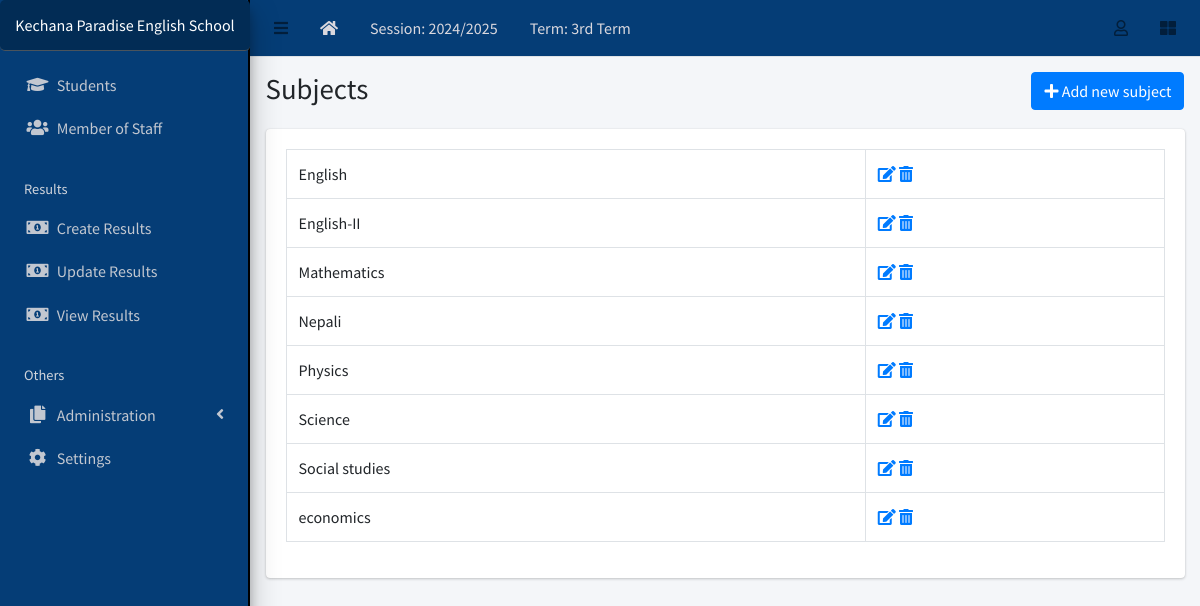
The app's page /subject/list/ (signed in) with its own data.
### apps/corecode/models.py (models this page shows, shortened)
class AcademicSession(models.Model):
    name = models.CharField(max_length=200, unique=True)
    current = models.BooleanField(default=True)
    class Meta:
        ordering = ["-name"]

class AcademicTerm(models.Model):
    name = models.CharField(max_length=20, unique=True)
    current = models.BooleanField(default=True)
    class Meta:
        ordering = ["name"]

class SiteConfig(models.Model):
    key = models.SlugField()
    value = models.CharField(max_length=200)

class Subject(models.Model):
    name = models.CharField(max_length=200, unique=True)
    class Meta:
        ordering = ["name"]
    def __str__(self):
        return self.name

### apps/corecode/views.py (the view)
# urls.py: path("subject/list/", SubjectListView.as_view(), name="subjects"),
class SubjectListView(LoginRequiredMixin, SuccessMessageMixin, ListView):
    model = Subject
    template_name = "corecode/subject_list.html"
    def get_context_data(self, **kwargs):
        context = super().get_context_data(**kwargs)
        context["form"] = SubjectForm()
        return context

### apps/corecode/context_processors.py (called while the page is built)
def site_defaults(request):
    current_session = AcademicSession.objects.get(current=True)
    current_term = AcademicTerm.objects.get(current=True)
    vals = SiteConfig.objects.all()
    contexts = {
        "current_session": current_session.name,
        "current_term": current_term.name,
    }
    for val in vals:
        contexts[val.key] = val.value
    return contexts

### apps/corecode/templates/corecode/subject_list.html (shortened to what this page needs)
{% extends 'base.html' %}
{% load widget_tweaks %}
{% block title %}
Subjects
{% endblock title %}
{% block breadcrumb %}
  <a class="btn btn-primary" href="#" data-toggle="modal" data-target="#modal1">
    <i class="fa fa-plus"></i>
    Add new subject
  </a>
{% endblock breadcrumb %}
{% block content %}
  <div class="row">
    <div class="col-sm-12">
        <table class="table table-bordered">
          <tbody>
            {% for object in object_list %}
            <tr>
              <td>{{ object }}</td>
              <td><a href="{% url 'subject-update' object.id %}"><i
                    class="fa fa-edit"></i></a> <a
                  href="{% url 'subject-delete' object.id %}"><i
                    class="fa fa-trash-alt"></i></a></td>
            </tr>
            {% endfor %}
          </tbody>
        </table>
    </div>
  </div>
{% endblock content %}

### templates/base.html (shortened to what this page needs)
{% load static %}
<!DOCTYPE html>
<html lang="en">
<head>
  <link rel="stylesheet" href="{% static 'plugins/fontawesome-free/css/all.min.css' %}">
  <link rel="stylesheet" href="{% static 'plugins/toastr/toastr.min.css' %}">
  <link rel="stylesheet"
    href="{% static 'plugins/overlayScrollbars/css/OverlayScrollbars.min.css' %}">
  <link rel="stylesheet" href="{% static 'plugins/Datatables/datatables.min.css' %}" />
  <link rel="stylesheet" href="{% static 'dist/css/adminlte.min.css' %}">
<link rel="stylesheet" href="https://cdn.datatables.net/buttons/2.2.3/css/buttons.dataTables.min.css" />
</head>
<body
  class="hold-transition sidebar-mini layout-fixed layout-navbar-fixed layout-footer-fixed">
  <div class="wrapper">
    <nav class="main-header navbar navbar-expand navbar-white navbar-light">
      <ul class="navbar-nav">
        <li class="nav-item">
          <a class="nav-link" data-widget="pushmenu" href="#" role="button"><i
              class="fas fa-bars"></i></a>
        </li>
        <li class="nav-item d-none d-sm-inline-block">
          <a href="{% url 'home' %} " class="nav-link" style="color: rgb(218, 216, 222);"><i class="fa fa-home"></i></a>
        </li>
        <li class="nav-item d-none d-sm-inline-block">
          <a href="{% url 'current-session' %}" class="nav-link" style="color: rgb(218, 216, 222);">Session: {{ current_session }}</a>
        </li>
        <li class="nav-item d-none d-sm-inline-block">
          <a href="{% url 'current-session' %}" class="nav-link" style="color: rgb(218, 216, 222);">Term: {{ current_term }}</a>
        </li>
      </ul>
      <ul class="navbar-nav ml-auto" style="color: rgb(218, 216, 222);">
        <li class="nav-item dropdown">
          <a class="nav-link" data-toggle="dropdown" href="#">
            <i class="far fa-user"></i>
          </a>
        </li>
        <li class="nav-item">
          <a class="nav-link" data-widget="control-sidebar" data-slide="true"
            href="#" role="button"><i class="fas fa-th-large"></i></a>
        </li>
      </ul>
    </nav>
    <aside class="main-sidebar sidebar-dark-primary elevation-4" >
      <a href="{% url 'home' %}" class="brand-link" style="background-color:rgb(2, 44, 85); color: white; padding: 13px; text-align: center; border-radius: 5px; font-size: 16px;">
        {{ school_name | default:"MySchool" }}
      </a>
      <div class="sidebar">
        <nav class="mt-2">
          <ul class="nav nav-pills nav-sidebar flex-column"
            data-widget="treeview" role="menu" data-accordion="false">
            <li class="nav-item">
              <a href="{% url 'student-list' %}" class="nav-link">
                <i class="nav-icon fas fa-graduation-cap"></i>
                <p>
                  Students
                </p>
              </a>
            </li>
            <li class="nav-item">
              <a href="{% url 'staff-list' %}" class="nav-link">
                <i class="nav-icon fas fa-users"></i>
                <p>
                  Member of Staff
                </p>
              </a>
            </li>
            <li class="nav-header">Results</li>
            <li class="nav-item">
              <a href="{% url 'create-result' %}" class="nav-link">
                <i class="nav-icon fas fa-money-bill-alt"></i>
                <p>
                  Create Results
                </p>
              </a>
            </li>
            <li class="nav-item">
              <a href="{% url 'edit-results' %}" class="nav-link">
                <i class="nav-icon fas fa-money-bill-alt"></i>
                <p>
                  Update Results
                </p>
              </a>
            </li>
            <li class="nav-item">
              <a href="{% url 'view-results' %}" class="nav-link">
                <i class="nav-icon fas fa-money-bill-alt"></i>
                <p>
                  View Results
                </p>
              </a>
            </li>
            <li class="nav-header">Others</li>
            <li class="nav-item has-treeview">
              <a href="#" class="nav-link">
                <i class="nav-icon fas fa-copy"></i>
                <p>
                  Administration
                  <i class="fas fa-angle-left right"></i>
                </p>
              </a>
            </li>
            <li class="nav-item">
              <a href="{% url 'configs' %}" class="nav-link">
                <i class="nav-icon fas fa-cog"></i>
                <p>
                  Settings
                </p>
              </a>
            </li>
          </ul>
        </nav>
      </div>
    </aside>
    <div class="content-wrapper">
      <section class="content-header">
        <div class="container-fluid">
          <div class="row mb-1">
            <div class="col-sm-8">
              <h1>{% block title %}{% endblock title %}</h1>
            </div>
            <div class="col-sm-4">
              <ol class="breadcrumb float-sm-right">
                <li class="breadcrumb-item">{% block breadcrumb %}{% endblock breadcrumb %}</li>
              </ol>
            </div>
          </div>
        </div>
      </section>
      <section class="content">
        <div class="container-fluid">
          <div class="row">
            <div class="col-md-12">
              {% block fullcard %}
              <div class="card">
                <div class="card-body">
                  <div class="row">
                    <div class="col">
                      {% block content %}
                      {% endblock content %}
                    </div>
                  </div>
                </div>
              </div>
              {% endblock fullcard %}
            </div>
          </div>
        </div>
      </section>
    </div>
  </div>
</body>
</html>

### templates/base.html (style rules this page uses)
.main-sidebar { background-color:rgb(5, 61, 118); border-right: 2px solid black; }
.main-header { background-color:rgb(5, 61, 118); color: rgb(218, 216, 222); }

### records on screen
AcademicSession: name "2024/2025"
AcademicTerm: name "3rd Term"
SiteConfig: value "Kechana Paradise English School"
Subject: name "English"
Subject: name "English-II"
Subject: name "Mathematics"
Subject: name "Nepali"
Subject: name "Physics"
Subject: name "Science"
Subject: name "Social studies"
Subject: name "economics"
